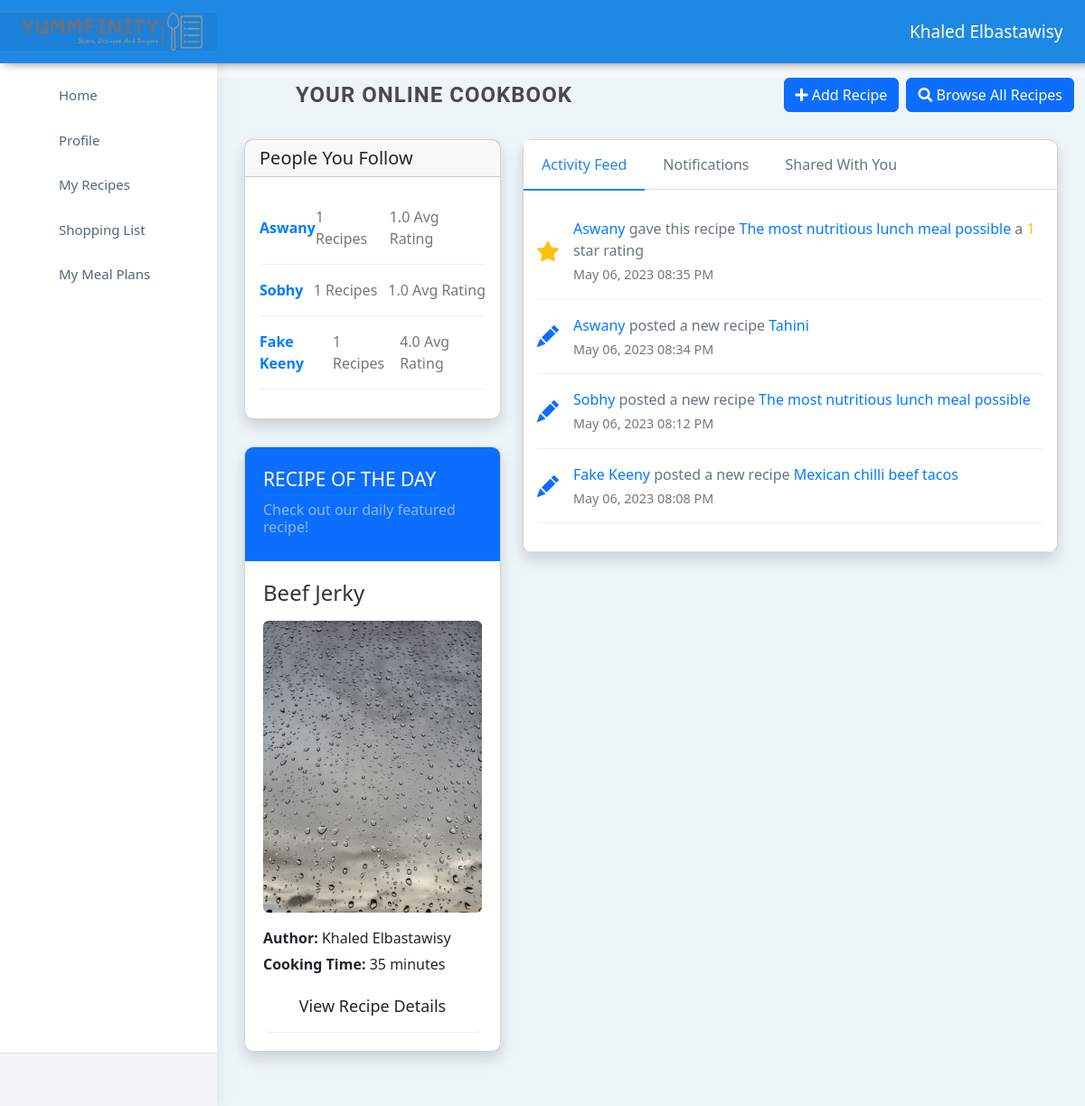
The app's page /index (signed in) with its own data.
### apps/authentication/models.py (models this page shows, shortened)
class User(db.Model, UserMixin):
    id = db.Column(db.Integer, primary_key=True)
    username = db.Column(db.String(64), unique=True)
    email = db.Column(db.String(64), unique=True)
    password = db.Column(db.LargeBinary)
    recipes = db.relationship('Recipe', backref='user')
    ratings = db.relationship('Rating', backref='user')
    comments = db.relationship('Comment', backref='user')
    profile = db.relationship("UserProfile", uselist=False, back_populates="user")
    activities = db.relationship('UserActivity', back_populates='user', lazy=True)
    followers = db.relationship('Follow', foreign_keys=[Follow.followed_id], back_populates='followed', lazy='dynamic', cascade='all, delete-orphan')
    following = db.relationship('Follow', foreign_keys=[Follow.follower_id], back_populates='follower', lazy='dynamic', cascade='all, delete-orphan')
    shopping_list = db.relationship('ShoppingList', backref='user', lazy=True, cascade='all, delete-orphan')
    meal_plan = db.relationship('MealPlan', backref='user', lazy=True, cascade='all, delete-orphan')

class Recipe(db.Model):
    id = db.Column(db.Integer, primary_key=True)
    cuisine = db.Column(db.String(64))
    name = db.Column(db.String(64))
    description = db.Column(db.Text, nullable=False)
    user_id = db.Column(db.Integer, db.ForeignKey('user.id'), nullable=False)
    cooking_time = db.Column(db.Integer, nullable=False)
    cuisine = db.Column(db.String(64), nullable=False)
    image = db.Column(db.String(255), nullable=True)
    ingredients = db.relationship('Ingredient', backref='recipe', lazy=True, cascade='all, delete-orphan')
    instructions = db.relationship('Instruction', backref='recipe', lazy=True, cascade='all, delete-orphan')
    ratings = db.relationship('Rating', backref='recipe', lazy=True, cascade='all, delete-orphan')
    comments = db.relationship('Comment', backref='recipe', lazy=True, cascade='all, delete-orphan')
    activities = db.relationship('UserActivity', back_populates='recipe', lazy=True, cascade='all, delete-orphan')

class UserActivity(db.Model):
    id = db.Column(db.Integer, primary_key=True)
    activity_type = db.Column(db.String(64), nullable=False)
    timestamp = db.Column(db.DateTime, default=datetime.now)
    user_id = db.Column(db.Integer, db.ForeignKey('user.id'), nullable=False)
    user = db.relationship("User", back_populates="activities")
    recipe_id = db.Column(db.Integer, db.ForeignKey('recipe.id'), nullable=True)
    recipe = db.relationship("Recipe", back_populates="activities")
    rating_id = db.Column(db.Integer, db.ForeignKey('rating.id'), nullable=True)
    rating = db.relationship("Rating", back_populates="activities")
    comment_id = db.Column(db.Integer, db.ForeignKey('comment.id'), nullable=True)
    comment = db.relationship("Comment", back_populates="activities")

### apps/home/routes.py (the view)
@blueprint.route('/index')
@login_required
def index():
    activities = get_followed_activities(current_user.id)
    followed_users = get_followed_users(current_user.id)
    feature_recipe, feature_recipe_author = recipe_of_the_day()
    notifications = get_user_notifications(current_user.id)
    return render_template('home/index.html', segment='index', activities = activities, followed_users = followed_users,
                            feature_recipe = feature_recipe, feature_recipe_author = feature_recipe_author, notifications = notifications )

### apps/templates/home/index.html (shortened to what this page needs)
{% extends "layouts/base.html" %}
{% block stylesheets %}
    <link href="{{ config.ASSETS_ROOT }}/plugins/chartist-js/dist/chartist.min.css" rel="stylesheet">
    <link href="{{ config.ASSETS_ROOT }}/plugins/chartist-js/dist/chartist-init.css" rel="stylesheet">
    <link href="{{ config.ASSETS_ROOT }}/plugins/chartist-plugin-tooltip-master/dist/chartist-plugin-tooltip.css" rel="stylesheet">
    <link href="{{ config.ASSETS_ROOT }}/plugins/c3-master/c3.min.css" rel="stylesheet">
{% endblock stylesheets %}
{% block content %}
    <head>
        <link rel="stylesheet" href="https://maxcdn.bootstrapcdn.com/bootstrap/4.5.2/css/bootstrap.min.css">
        <link rel="stylesheet" href="https://cdn.jsdelivr.net/npm/bootstrap-icons@1.7.2/font/bootstrap-icons.css">
        <link rel="stylesheet" href="https://cdnjs.cloudflare.com/ajax/libs/font-awesome/5.15.1/css/all.min.css">
        <link href="https://cdn.jsdelivr.net/npm/bootstrap@5.1.0/dist/css/bootstrap.min.css" rel="stylesheet">
        <link href="https://cdn.jsdelivr.net/npm/bootstrap@5.3.0-alpha1/dist/css/bootstrap.min.css" rel="stylesheet">
        <link rel="stylesheet" href="{{ url_for('static', filename='assets/css/custom.css') }}" />
    </head>
    <body>
        <div class="container">
            <div class="row align-items-center mt-3">
                <div class="col-md-6 col-8 align-self-center">
                    <h3 class="page-title mb-0 p-0">Your online cookbook</h3>
                </div>
                <div class="col-md-6 col-4 align-self-center">
                    <div class="d-flex justify-content-end">
                        <form action="/create_recipe" method="GET" class="mr-2">
                            <button class="btn btn-primary">
                                <i class="fas fa-plus"></i> Add Recipe
                            </button>
                        </form>
                        <form action="/browse_recipes" method="GET">
                            <button class="btn btn-primary">
                                <i class="fas fa-search"></i> Browse All Recipes
                            </button>
                        </form>
                    </div>
                </div>
            </div>
        </div>
    </body>
    <div class="container-fluid">
        <div class="row">
            <div class="col-lg-4 col-xlg-3">
                <div class="card">
                    <div class="card-header">
                        <h5 class="mb-0">People You Follow</h5>
                    </div>
                    <div class="card-body">
                        {% if followed_users|length == 0 %}
                        <strong>You are not following anyone.</strong>
                        {% else %}
                        <ul class="list-unstyled">
                            {% for user in followed_users %}
                            <li class="user-item">
                                <div class="user-info">
                                    <strong><a href="/user_profile/{{ user.username }}">{{ user.username }}</a></strong>
                                </div>
                                <div class="user-stats">
                                    <span>{{ user.recipes_count }} Recipes</span>
                                    {% if user.avg_rating == None %}
                                    <span>No Ratings</span>
                                    {% else %}
                                    <span>{{ user.avg_rating|round(2) }} Avg Rating</span>
                                    {% endif %}
                                </div>
                            </li>
                            {% endfor %}
                        </ul>
                        {% endif %}
                    </div>
                </div>
                {% if feature_recipe %}
                <div class="card recipe-card">
                    <div class="card-body bg-primary recipe-header">
                        <h4 class="text-white card-title recipe-title">Recipe of the Day</h4>
                        <h6 class="text-white card-subtitle mb-2 op-5 recipe-subtitle">Check out our daily featured recipe!</h6>
                    </div>
                    <div class="card-body recipe-body">
                        <div class="message-box contact-box">
                            <div class="message-widget contact-widget">
                                <div class="mail-contnet recipe-content">
                                    <h1 class="mb-3 recipe-name">{{ feature_recipe.name }}</h1>
                                    <img src="{{ url_for('static', filename='assets/images/' + feature_recipe.image) }}" alt="{{ feature_recipe.name }}" class="img-fluid rounded mb-3 recipe-image">
                                    <p><strong>Author:</strong> {{ feature_recipe_author }}</p>
                                    <p><strong>Cooking Time:</strong> {{ feature_recipe.cooking_time }} minutes</p>
                                    <a href="{{ url_for('home_blueprint.recipe_details', recipe_id=feature_recipe.id) }}" class="btn btn-block recipe-details-btn">View Recipe Details</a>
                                </div>
                            </div>
                        </div>
                    </div>
                </div>
                {% endif %}
            </div>
            <div class="col-lg-8 col-xlg-9">
                <div class="card">
                    <ul class="nav nav-tabs profile-tab" role="tablist">
                        <li class="nav-item"> <a class="nav-link active" data-bs-toggle="tab" href="#activity"
                                role="tab">Activity Feed</a>
                        </li>
                        <li class="nav-item"> <a class="nav-link" data-bs-toggle="tab" href="#notifications"
                                role="tab">Notifications</a> </li>
                        <li class="nav-item"> <a class="nav-link" data-bs-toggle="tab" href="#settings"
                                role="tab">Shared With You</a>
                        </li>
                    </ul>
                    <div class="tab-content">
                        <div class="activity tab-pane active" id="activity">
                            {% if activities|length == 0 %}
                            <strong>You have no activity yet!</strong>
                            {% else %}
                            <ul class="activity-list">
                                {% for activity in activities %}
                                <li class="activity-item">
                                    {% if activity.activity_type == 'post' %}
                                    <span class="activity-icon text-primary">
                                        <i class="bi bi-pencil-fill"></i>
                                    </span>
                                    {% elif activity.activity_type == 'rate' %}
                                    <span class="activity-icon text-warning">
                                        <i class="bi bi-star-fill"></i>
                                    </span>
                                    {% elif activity.activity_type == 'comment' %}
                                    <span class="activity-icon text-info">
                                        <i class="bi bi-chat-text-fill"></i>
                                    </span>
                                    {% endif %}
                                    <div class="activity-content">
                                        {% if activity.activity_type == 'post' %}
                                        <strong><a href="/user_profile/{{ activity.user_name }}">{{ activity.user_name }}</a></strong> posted a new recipe <strong><a href="/recipe/{{ activity.recipe_id }}">{{ activity.recipe_name }}</a></strong>
                                        {% elif activity.activity_type == 'rate' %}
                                        <strong><a href="/user_profile/{{ activity.user_name }}">{{ activity.user_name }}</a></strong> gave this recipe <strong><a href="/recipe/{{ activity.recipe_id }}">{{ activity.recipe_name }}</a></strong> a <span class="rating-stars">{{ activity.rating }}</span> star rating
                                        {% elif activity.activity_type == 'comment' %}
                                        <strong><a href="/user_porfile/{{ activity.user_name }}">{{ activity.user_name }}</a></strong> commented on this recipe <strong><a href="/recipe/{{ activity.recipe_id }}">{{ activity.recipe_name }}</a></strong>: <em>{{ activity.comment_text }}</em>
                                        {% endif %}
                                        <div class="activity-timestamp">
                                            {{ activity.timestamp.strftime('%B %d, %Y %I:%M %p') }}
                                        </div>
                                    </div>
                                </li>
                                {% endfor %}
                            </ul>
                            {% endif %}
                        </div>
                    </div>
                </div>
            </div>
        </div>
    </div>
{% endblock content %}

### apps/templates/includes/navigation.html (shortened to what this page needs)
<header class="topbar" data-navbarbg="skin6">
    <nav class="navbar top-navbar navbar-expand-md navbar-dark">
        <div class="navbar-header" data-logobg="skin6">
            <a class="navbar-brand ms-4" href="/">
                <img src="{{ config.ASSETS_ROOT }}/images/logo-no-background.png" alt="homepage" class="dark-logo" style="width: 200px; height: auto;" />
            </a>
        </div>
        <div class="navbar-collapse collapse" id="navbarSupportedContent" data-navbarbg="skin5">
            <ul class="navbar-nav">
                <li class="nav-item dropdown">
                    <a class="nav-link dropdown-toggle text-muted waves-effect waves-dark" href="#" id="navbarDropdown" role="button" data-bs-toggle="dropdown" aria-expanded="false">
                        {{ current_user.username }}
                    </a>
                </li>
            </ul>
        </div>
    </nav>
</header>

### records on screen
User: username "Khaled Elbastawisy"
User: username "Aswany", recipes_count "1", avg_rating "1.0", user_name "Aswany", user_name "Aswany"
User: username "Sobhy", recipes_count "1", avg_rating "1.0", user_name "Sobhy"
User: username "Fake Keeny", recipes_count "1", avg_rating "4.0", user_name "Fake Keeny"
Recipe: name "Beef Jerky", image (picture), cooking_time "35"
Recipe: recipe_name "The most nutritious lunch meal possible", recipe_name "The most nutritious lunch meal possible"
UserActivity: activity_type "rate" (drawn), timestamp "May 06, 2023 08:35 PM"
Recipe: recipe_name "Tahini"
UserActivity: activity_type "post" (drawn), timestamp "May 06, 2023 08:34 PM"
UserActivity: activity_type "post" (drawn), timestamp "May 06, 2023 08:12 PM"
Recipe: recipe_name "Mexican chilli beef tacos"
UserActivity: activity_type "post" (drawn), timestamp "May 06, 2023 08:08 PM"

### other values on screen
{{ activity.rating }} "1"
